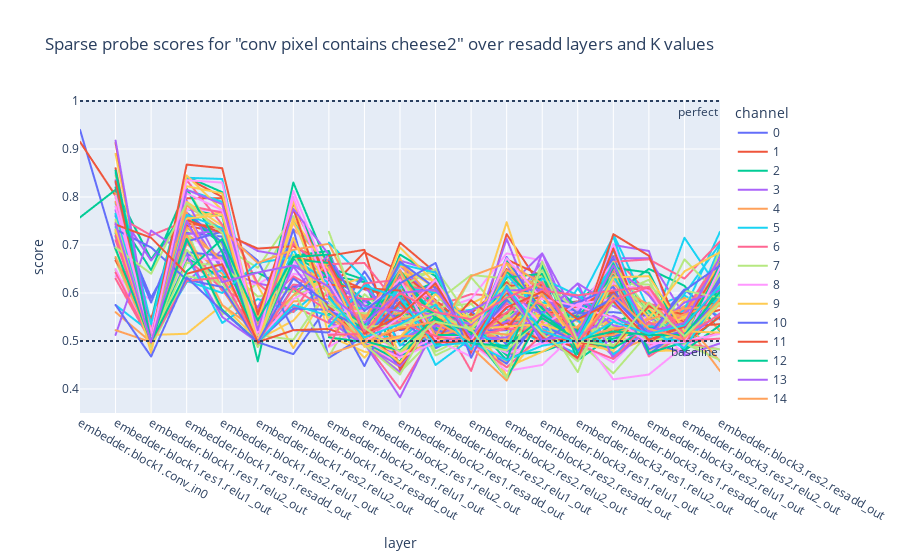
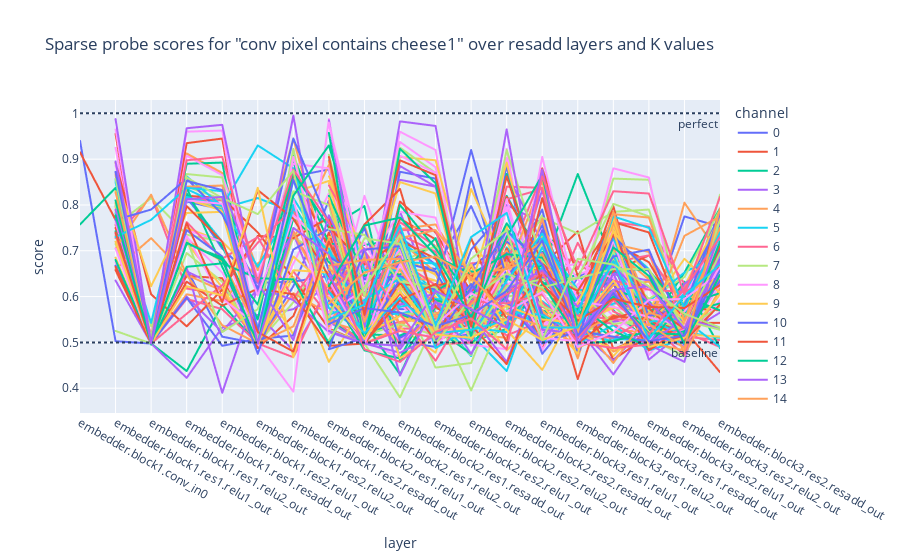

The code cell stored with these charts, in order, in its notebook:
### Code cell
value_labels_conv = [
    'embedder.block1.res1.resadd_out',
    'embedder.block1.res2.resadd_out',
    'embedder.block2.res1.resadd_out',
    'embedder.block2.res2.resadd_out',
    'embedder.block3.res1.resadd_out',
    'embedder.block3.res2.resadd_out']


value_labels_conv = [
    'embedder.block1.conv_in0',
    'embedder.block1.res1.relu1_out',
    'embedder.block1.res1.relu2_out',
    'embedder.block1.res1.resadd_out',
    'embedder.block1.res2.relu1_out',
    'embedder.block1.res2.relu2_out',
    'embedder.block1.res2.resadd_out',
    'embedder.block2.res1.relu1_out',
    'embedder.block2.res1.relu2_out',
    'embedder.block2.res1.resadd_out',
    'embedder.block2.res2.relu1_out',
    'embedder.block2.res2.relu2_out',
    'embedder.block2.res2.resadd_out',
    'embedder.block3.res1.relu1_out',
    'embedder.block3.res1.relu2_out',
    'embedder.block3.res1.resadd_out',
    'embedder.block3.res2.relu1_out',
    'embedder.block3.res2.relu2_out',
    'embedder.block3.res2.resadd_out',
    # 'embedder.flatten_out',
    # 'embedder.relufc_out',
    # 'fc_policy_out',
]



pixel_data = {}
f_test_dfs = {}

hook_to_use = hook2
pixel_data['cheese2'], f_test_dfs['cheese'] = make_pixel_data(value_labels_conv, cheese_pos, hook2)

pixel_data['cheese1'], f_test_dfs['cheese'] = make_pixel_data(value_labels_conv, cheese_pos, hook1)
# pixel_data['mouse1'], f_test_dfs['mouse'] = make_pixel_data(value_labels_conv, mouse_pos, hook1)
# pixel_data['mouse2'], f_test_dfs['mouse'] = make_pixel_data(value_labels_conv, mouse_pos, hook2)
#pixel_data['dist_to_top_right, hook1'], f_test_dfs['dist_to_top_right'] = make_pixel_data(value_labels_conv, top_right_pos, hook_to_use)
#pixel_data['dist_to_top_right, hook2'], f_test_dfs['dist_to_top_right'] = make_pixel_data(value_labels_conv, top_right_pos, hook2)
# Train probes and show results
# index_nums = np.arange(10)+1
# for obj_name, pixel_data_this in pixel_data.items():
#     scores_list = []
#     for value_label, (pixels, is_obj, rows_in_value, cols_in_value, f_test, sort_inds) in tqdm(pixel_data_this.items()):
#         for K in index_nums:
#             results = cpr.linear_probe(pixels[:,sort_inds[:K]], is_obj, C=10, random_state=42)
#             scores_list.append({'layer': value_label, 'K': K, 'score': results['test_score']})
#     scores_df = pd.DataFrame(scores_list)

#     fig = px.line(scores_df, x='layer', y='score', color='K',
#         title=f'Sparse probe scores for "conv pixel contains {obj_name}" over resadd layers and K values')
#     fig.add_hline(y=1.,  line_dash="dot", annotation_text="perfect",  annotation_position="bottom right")
#     fig.add_hline(y=0.5, line_dash="dot", annotation_text="baseline", annotation_position="bottom right")
#     fig.show()


# Train probes and show results
scores_df_list = []
for obj_name, pixel_data_this in pixel_data.items():
    scores_list = []
    for value_label, (pixels, is_obj, rows_in_value, cols_in_value, f_test, sort_inds) in tqdm(pixel_data_this.items()):
        value = hook_to_use.get_value_by_label(value_label)
        
        for ch_ind in tqdm(range(value.shape[1])): 
            results = cpr.linear_probe(pixels[:,ch_ind], is_obj, C=10, random_state=42) 
            scores_list.append({'layer': value_label, 'channel': ch_ind, 'score': results['test_score']}) 
    scores_df = pd.DataFrame(scores_list)
    scores_df_list.append(scores_df)

    fig = px.line(scores_df, x='layer', y='score', color='channel',
        title=f'Sparse probe scores for "conv pixel contains {obj_name}" over resadd layers and K values')
    fig.add_hline(y=1.,  line_dash="dot", annotation_text="perfect",  annotation_position="bottom right")
    fig.add_hline(y=0.5, line_dash="dot", annotation_text="baseline", annotation_position="bottom right")
    fig.show()
